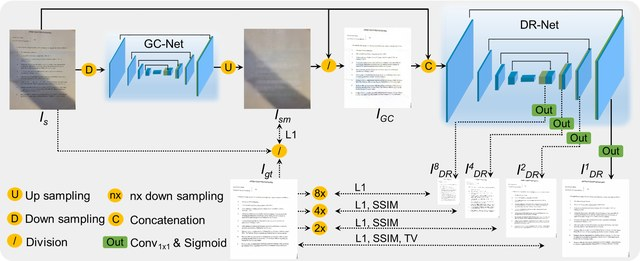
#> input picture images/publication_imgs/appearance.jpg, 640 x 261 px; its folder holds 4 pictures in this run
$ python gen_hires.py
#> lines starting #> are read from the running program, lines starting #| are printed output that depends on the picture
#!/usr/bin/env python3
"""Generate high-res (_full) variants of publication cover images for the lightbox.

- Genuine HD from original sources where available (PDFs on desktop, M6Doc big png,
  RedundancyLens repo figure).
- Otherwise upscale the existing 640px thumbnail to 1280px via LANCZOS (better than
  in-browser bilinear upscale; swap in true originals later for real HD).
"""
import io
import os
import fitz
import urllib.request
from PIL import Image

ROOT = os.path.dirname(os.path.dirname(os.path.abspath(__file__)))
IMG = os.path.join(ROOT, "images", "publication_imgs")
TARGET_W = 1280


def save_full(name, im):
    im = im.convert("RGB")
    if im.width > TARGET_W:
        im = im.resize((TARGET_W, round(im.height * TARGET_W / im.width)))
    out = os.path.join(IMG, name + "_full.jpg")
    im.save(out, "JPEG", quality=90)
    print("wrote", os.path.basename(out), im.size)


def from_pdf(path, page, clip, name):
    doc = fitz.open(path)
    pg = doc[page]
    pix = pg.get_pixmap(clip=fitz.Rect(*clip), dpi=400)
    save_full(name, Image.open(io.BytesIO(pix.tobytes("png"))))


def from_url(url, name):
    data = urllib.request.urlopen(
        urllib.request.Request(url, headers={"User-Agent": "curl/8"})
    ).read()
    save_full(name, Image.open(io.BytesIO(data)))


# --- Genuine HD sources ---
from_pdf(r"C:/Users/76177/Desktop/NC.pdf", 2, (120, 100, 495, 260), "qttextsr")
#> (the call stopped at in from_pdf, `doc = fitz.open(path)`: fitz is not available in this run)
from_pdf(r"C:/Users/76177/Desktop/prcv (6)-zjx.pdf", 2, (120, 100, 495, 260), "docshrnet")
#> (the call stopped at in from_pdf, `doc = fitz.open(path)`: fitz is not available in this run)
from_url("https://raw.githubusercontent.com/HCIILAB/M6Doc/main/img/m6doc_example.png", "m6doc")
#> (the call stopped at in from_url, `data = urllib.request.urlopen( urllib.request.Request(url, headers={"U..`: the network is not available in this run)
for branch in ("main", "master"):
    try:
        from_url(
            f"https://raw.githubusercontent.com/L-Hugh/RedundancyLens/{branch}/figures/image.png",
            "beyondtoken",
        )
#> (the call stopped at in from_url, `data = urllib.request.urlopen( urllib.request.Request(url, headers={"U..`: the network is not available in this run)
        break
    except Exception as e:
        print("beyondtoken branch", branch, "failed:", e)

# --- Upscale the rest from existing 640px thumbnails ---
special = {"qttextsr", "docshrnet", "m6doc", "beyondtoken"}
for f in sorted(os.listdir(IMG)):
    base, ext = os.path.splitext(f)
    if base.endswith("_full") or ext.lower() not in (".jpg", ".png"):
        continue
    if base in special:
        continue
    im = Image.open(os.path.join(IMG, f)).convert("RGB")
#> im is the input picture: PIL image 640x261 RGB; mean R, G, B 216.5, 221.6, 222.8
    up = im.resize((TARGET_W, round(im.height * TARGET_W / im.width)), Image.LANCZOS)
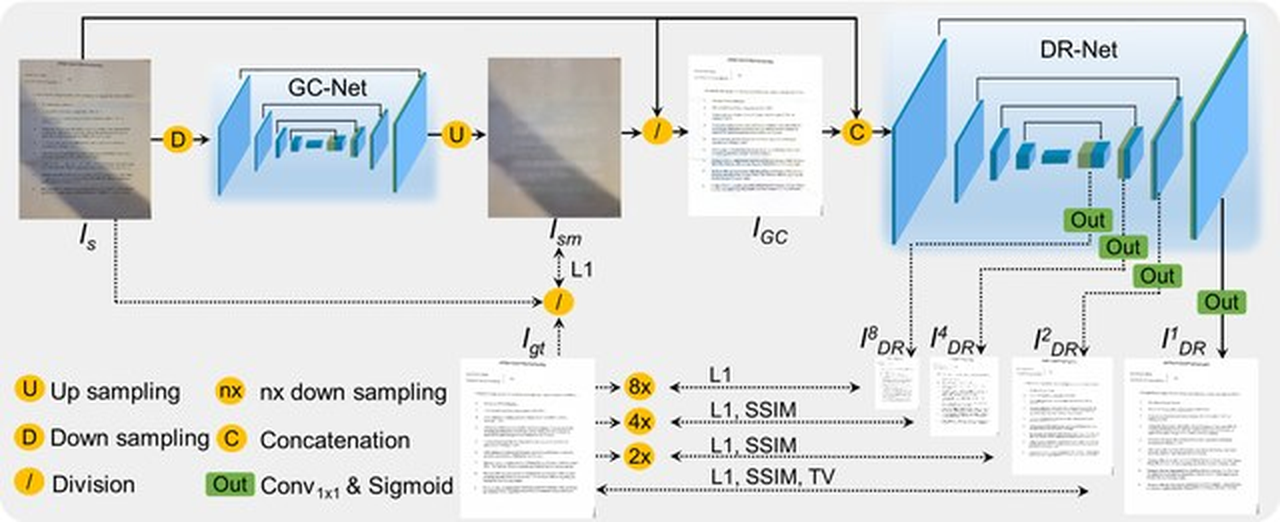
#> up: PIL image 1280x522 RGB; mean R, G, B 216.3, 221.5, 222.7
    save_full(base, up)
#| wrote appearance_full.jpg (1280, 522)
#> pass 3 of the loop `for f in sorted(os.listdir(IMG)):`:
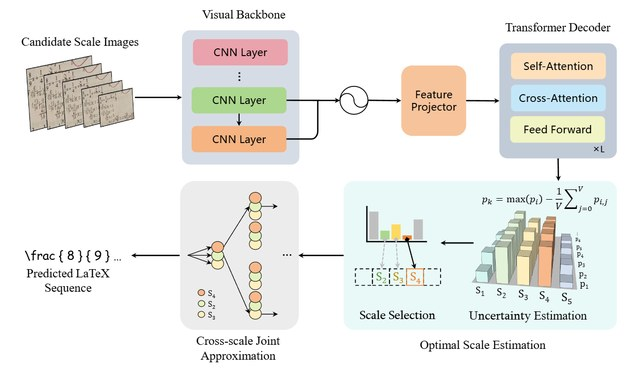
#> input picture images/publication_imgs/autoscaler.jpg, 640 x 369 px
#> im is the input picture: PIL image 640x369 RGB; mean R, G, B 236, 236.4, 233.1
#> `up = im.resize((TARGET_W, round(im.height * TARGET_W / im.width)), Ima..`:
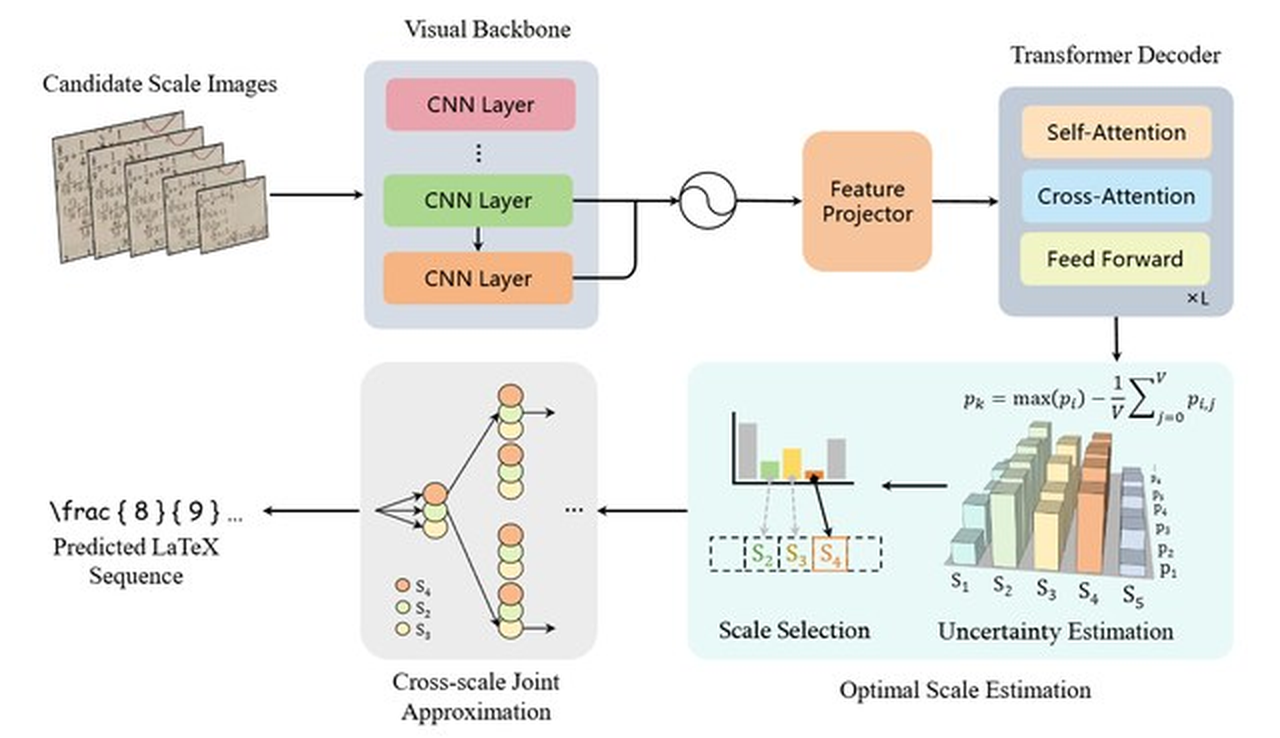
#> up: PIL image 1280x738 RGB; mean R, G, B 235.9, 236.2, 233
#| wrote autoscaler_full.jpg (1280, 738)
#> the loop made 4 passes; the first 3 are shown

print("done")
